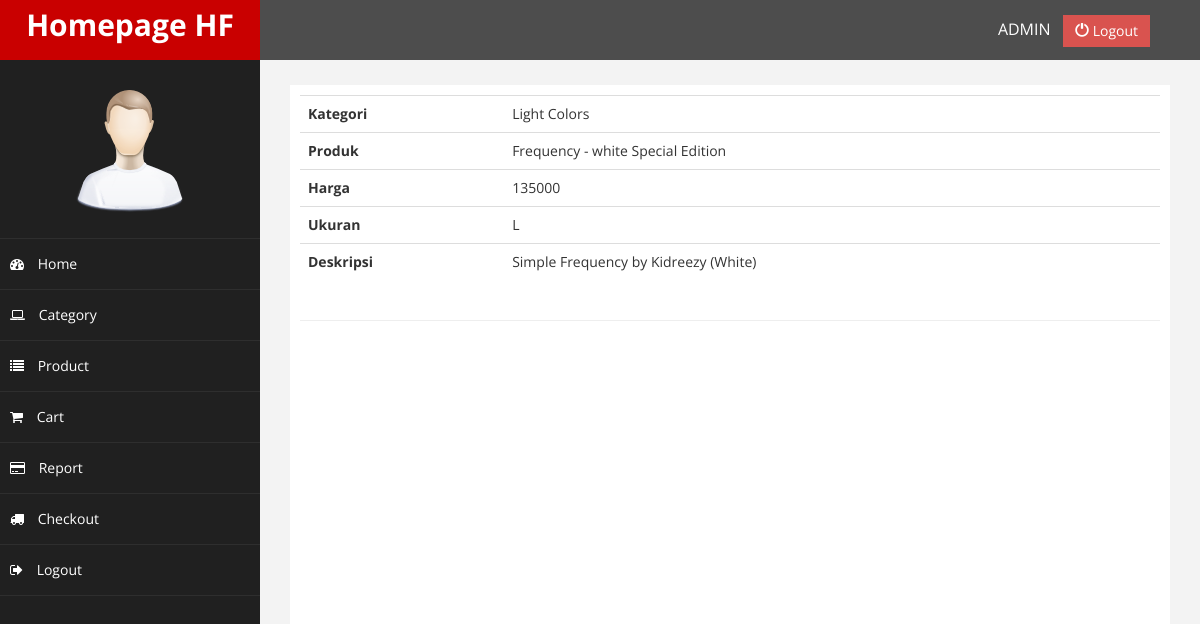
Page /Highfreq/Admin/index.php?halaman=detailproduct&id=8 (signed in) on the committed database.
### tables this page shows
CREATE TABLE `produk` (
  `id_produk` int(11) NOT NULL,
  `id_kategori` int(5) NOT NULL,
  `nama_produk` varchar(100) NOT NULL,
  `harga_produk` int(11) NOT NULL,
  `ukuran` varchar(2) NOT NULL,
  `foto_produk` varchar(100) NOT NULL,
  `deskripsi_produk` text NOT NULL,
  `stok_produk` int(5) NOT NULL
);

CREATE TABLE `kategori` (
  `id_kategori` int(5) NOT NULL,
  `nama_kategori` varchar(100) NOT NULL
);

### Highfreq/Admin/detailproduct.php (the view, shortened to what this page needs)
<?php
$id_produk = $_GET["id"];
$ambil = $koneksi->query("SELECT * FROM produk LEFT JOIN kategori ON produk.id_kategori=kategori.id_kategori WHERE id_produk='$id_produk'");
$detailproduk = $ambil->fetch_assoc();
?>
<table class="table">
    <tr>
        <th>Kategori</th>
        <td><?php echo $detailproduk["nama_kategori"]; ?></td>
    </tr>
    <tr>
        <th>Produk</th>
        <td><?php echo $detailproduk["nama_produk"]; ?></td>
    </tr>
    <tr>
        <th>Harga</th>
        <td><?php echo $detailproduk["harga_produk"]; ?></td>
    </tr>
    <tr>
        <th>Ukuran</th>
        <td><?php echo $detailproduk["ukuran"]; ?></td>
    </tr>
    <tr>
        <th>Deskripsi</th>
        <td><?php echo $detailproduk["deskripsi_produk"]; ?></td>
    </tr>
</table>
<hr>

### Highfreq/Admin/assets/css/custom.css (style rules this page uses)
body { font-family: 'Open Sans', sans-serif; }

### rows in the picture
produk: id_kategori.nama_kategori "Light Colors", nama_produk "Frequency - white Special Edition", harga_produk "135000", ukuran "L", deskripsi_produk "Simple Frequency by Kidreezy (White)"
